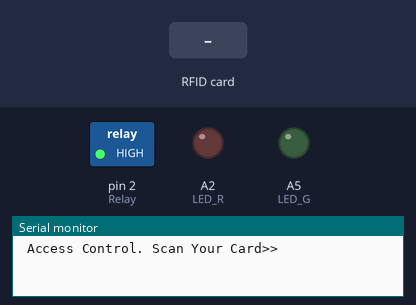
The sketch below on a simulated Arduino Uno, built with avr-gcc and run on an emulated ATmega328P. Shown: switched loads named in the sketch (green lamp = pin HIGH), output pins drawn as LEDs (lit = HIGH), the last lines printed to the serial monitor. Inputs (shaded band) come from the test bench. Pins used as bus, display or sensor lines are not drawn.

Above: at 1.2 s.
1.3 s: RFID card 54 73 C5 75 held to the reader
At 2.0 s:
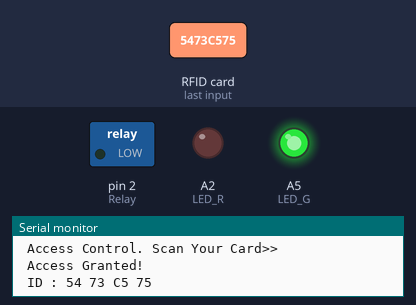
4.3 s: RFID card 5E 7A 19 C4 held to the reader
At 5.8 s:
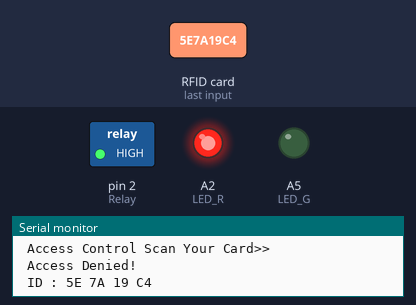
Timing chart, 0 to 7.8 s (numbered marks = the images above; inputs shaded):
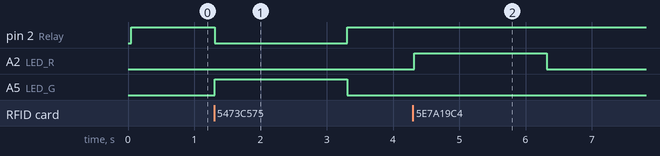

Measured:
- after the input at 1.3 s, pin 2 (Relay): HIGH → LOW at once, → HIGH 2.0 s later; A5 (LED_G): LOW → HIGH at once, → LOW 2.0 s later
- after the input at 4.3 s, A2 (LED_R): LOW → HIGH at once, → LOW 2.0 s later

The sketch:

Day-23_RFID.ino
```cpp
#include <SPI.h>
#include <MFRC522.h>

#define RST_PIN 9
#define SS_PIN 10
#define LED_R A2
#define LED_G A5
#define Relay 2

#define Tag_Size 12
#define Known_Card "5473C575"

// Create instances
MFRC522 rfid(SS_PIN, RST_PIN);

void setup()
{
  // Initiating
  SPI.begin(); // SPI bus
  rfid.PCD_Init(); // MFRC522
  Serial.begin(9600);
  pinMode(LED_G,OUTPUT);
  pinMode(LED_R,OUTPUT);
  pinMode(Relay,OUTPUT);
  digitalWrite(Relay,1);
  Serial.print(" Access Control. ");
  Serial.println("Scan Your Card>>");

}

void loop()
{
  String ID;
  byte Card_tag[Tag_Size];

  //Wait until new tag is available
  while (ReadCard(Card_tag,ID))
  {
    if (ID == Known_Card)
    {
      Serial.println(" Access Granted!");
      digitalWrite(LED_G,1);
      digitalWrite(LED_R,0);
      digitalWrite(Relay,0);
      // You can write any code here like opening doors, switching on a relay, lighting up an LED, or anything else you can think of.
    }
    else
    {
      Serial.println(" Access Denied!");
      digitalWrite(LED_G,0);
      digitalWrite(LED_R,1);
      digitalWrite(Relay,1);
    }

    Serial.print(" ID : ");
    for(byte i =0; i<4;i++)
    {
      Serial.print(Card_tag[i],HEX);
      Serial.print(" ");
    }
    Serial.println();

    delay(2000);
    Serial.print(" Access Control ");
    Serial.println("Scan Your Card>>");
    digitalWrite(LED_G,0);
    digitalWrite(LED_R,0);
    digitalWrite(Relay,1 );
  }
}

bool ReadCard(byte* CARD_ID, String & ID)
{
  // Getting ready for Reading PICCs
  if ( ! rfid.PICC_IsNewCardPresent()) //If a new PICC placed to RFID reader continue
  {
    return 0;
  }
  if ( ! rfid.PICC_ReadCardSerial()) //Since a PICC placed get Serial and continue
  {
    return 0;
  }
  ID = "";
  byte card_tag_size = rfid.uid.size;
  for ( byte i = 0; i < card_tag_size; i++) // The MIFARE PICCs that we use have 4 byte UID
  {
    CARD_ID[i] = rfid.uid.uidByte[i]; //bytes
    ID.concat(String(rfid.uid.uidByte[i], HEX)); // Adds the 4 bytes in a single String variable
  }
  ID.toUpperCase(); //convert to uppercase
  rfid.PICC_HaltA(); // Stop reading
  return 1;
}
```
